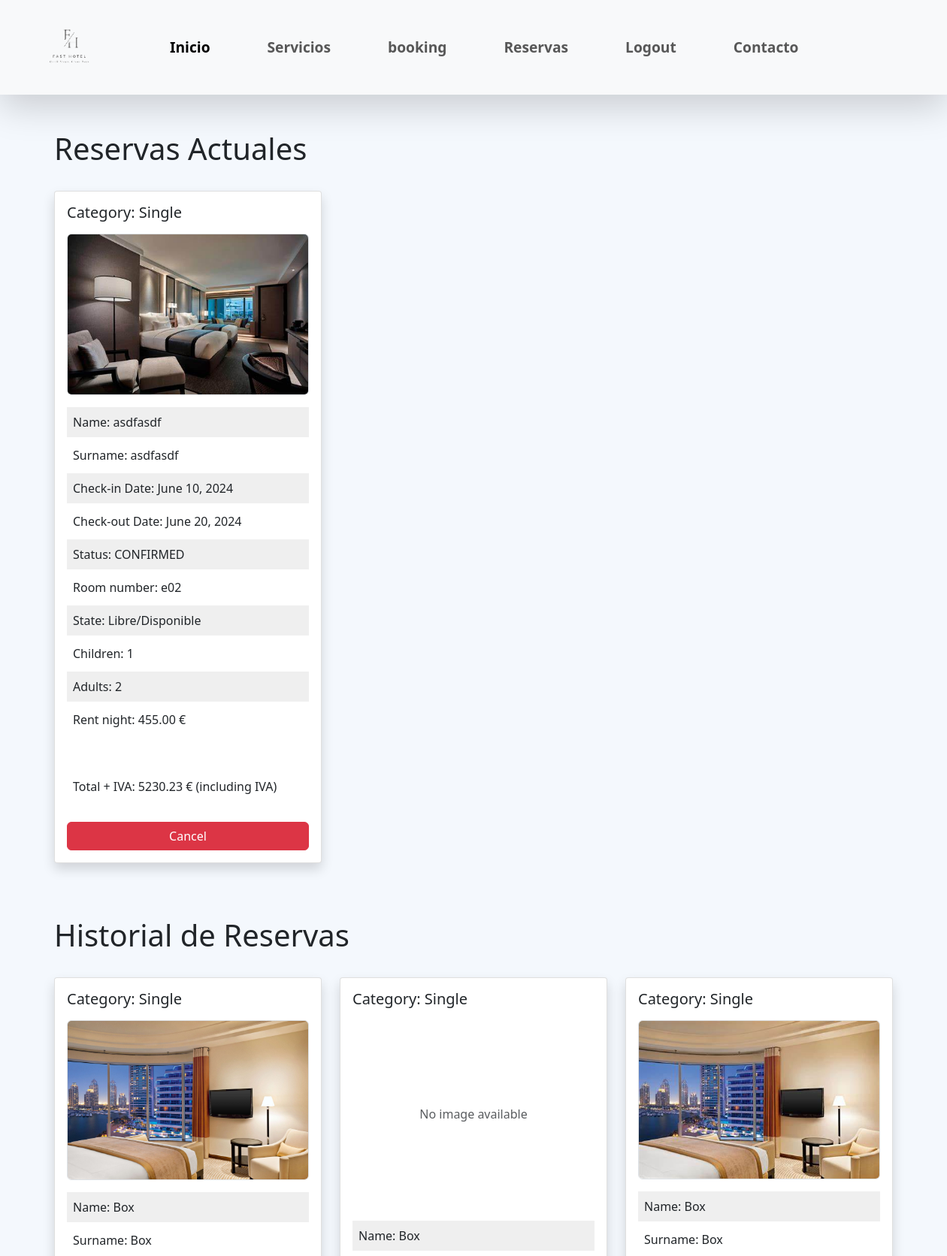
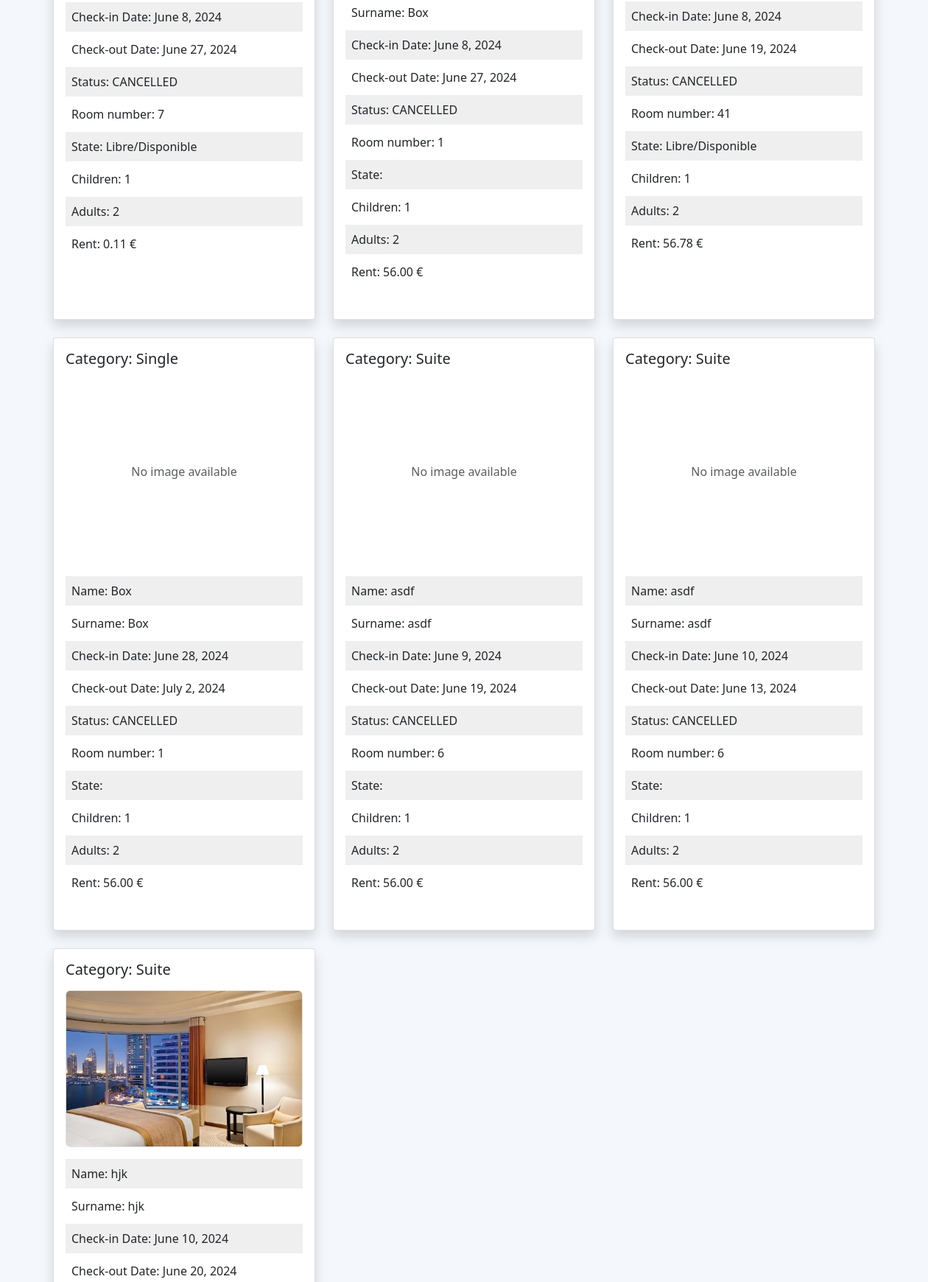
Screenshot of /index/reservaitons/ (signed in, upper part) with the database file from the repository (2 pictures, top to bottom).
### Hotel/models.py (models this page shows, shortened)
class Reservation(models.Model):
    RESERVATION_STATUS = [
        ('PENDING', 'Pending'),
        ('CONFIRMED', 'Confirmed'),
        ('CANCELLED', 'Cancelled'),
        ('COMPLETED', 'Completed')
    ]
    name = models.CharField(max_length=100, blank=True, null=True)
    surname = models.CharField(max_length=100, blank=True, null=True)
    adults = models.IntegerField(validators=[MaxValueValidator(3)])
    children = models.IntegerField(validators=[MaxValueValidator(3)])
    check_in_date = models.DateField()
    check_out_date = models.DateField()
    status = models.CharField(max_length=20, choices=RESERVATION_STATUS)
    guest = models.ForeignKey(CustomUser, related_name='reservations', on_delete=models.CASCADE, blank=True, null=True)
    hotel = models.ForeignKey('Hotel', related_name='reservations', on_delete=models.CASCADE)
    room = models.ForeignKey('Room', related_name='reservation', on_delete=models.CASCADE)
    payment_method = models.ForeignKey('Metodo_pago', related_name='reservation', on_delete=models.CASCADE)

class Room(models.Model):
    ROOM_CATEGORIES = [
        ('Single', 'Single'),
        ('Suite', 'Suite'),
        ('Double', 'Double'),
    ]
    ESTADO = [
        ("Ocupado", "Ocupado"),
        ("Libre/Disponible", "Libre/Disponible"),
        ("Reservado", "Reservado"),
        ("Sucio/En Limpieza", "Sucio/En Limpieza"),
        ("En Mantenimiento/Reparaciones", "En Mantenimiento/Reparaciones"),
        ("Bloqueado", "Bloqueado"),
        ("Fuera de Servicio", "Fuera de Servicio"),
        ("Inhabitable/No disponible", "Inhabitable/No disponible")
    ]
    ROOM_DESCRIPTIONS = {
        'Single': 'Single room with one bed and a private bathroom',
        'Double': 'Double room with two beds and a private bathroom',
        'Suite': 'Suite with two rooms, an interconnecting door, and a private bathroom',
    }
    room_number = models.CharField(max_length=3)
    image = models.ImageField(upload_to='room_images/', blank=True, null=True)
    category = models.CharField(max_length=50, choices=ROOM_CATEGORIES)
    state = models.CharField(max_length=50, choices=ESTADO)
    rent = models.DecimalField(max_digits=10, decimal_places=2)
    adults = models.IntegerField(validators=[MaxValueValidator(3)])
    children = models.IntegerField(validators=[MaxValueValidator(3)])
    occupied = models.BooleanField(default=False)
    discapacity = models.BooleanField(default=False)
    wifi = models.BooleanField(default=False)
    television = models.BooleanField(default=False)
    phone = models.BooleanField(default=False)
    description = models.TextField(blank=True, default="")
    hotel = models.ForeignKey(Hotel, related_name='rooms', on_delete=models.CASCADE)
    num_toilets = models.IntegerField(default=0)
    num_beds = models.IntegerField(default=0)

### Hotel/views.py (the view)
# urls.py: path("reservaitons/", reservas, name="reservations"),
def reservas(request):
    try:
        if request.method == 'POST':
            room_id = request.POST.get('room_id')
            room = get_object_or_404(Room, pk=room_id)
            custom_data = {
                'name': request.POST.get('nombre'),
                'surname': request.POST.get('apellido'),
                'adults': request.POST.get('adults'),
                'children': request.POST.get('children'),
                'check_in_date': request.POST.get('check_in_date'),
                'check_out_date': request.POST.get('check_out_date'),
                'room': room,
                'hotel': room.hotel,
                'payment_method': request.POST.get('payment_method'),
            }
            form = ReservationForm(custom_data)
            if form.is_valid():
                check_in_date = form.cleaned_data['check_in_date']
                check_out_date = form.cleaned_data['check_out_date']
                name = form.cleaned_data['name']
                surname = form.cleaned_data['surname']
                if room.occupied:
                    messages.error(request, 'Room is already occupied.')
                    return redirect('index')
                if isinstance(request.user, AnonymousUser) or not request.user.is_authenticated:
                    return redirect('login')
                reservation = form.save(commit=False)
                reservation.guest = request.user
                reservation.name = name
                reservation.name = surname
                reservation.hotel = room.hotel
                reservation.room = room
                reservation.check_in_date = check_in_date
                reservation.check_out_date = check_out_date
                reservation.status = 'CONFIRMED'
                reservation.save()
                room.occupied = True
                room.save()
                logger.info(f"Reservation made for room {room.room_number}. Room is now occupied.")
                return redirect('reservations')
            else:
                print(form.errors)
        else:
            form = ReservationForm()
        current_reservations = Reservation.objects.filter(guest=request.user, status__in=['PENDING', 'CONFIRMED'])
        reservation_history = Reservation.objects.filter(guest=request.user, status__in=['CANCELLED', 'COMPLETED'])
        return render(request, 'hotel/reservas.html', {'current_reservations': current_reservations, 'reservation_history': reservation_history})
    except PermissionDenied:
        return redirect('login')

### Hotel/templates/hotel/reservas.html (shortened to what this page needs)
{% extends 'base.html' %}
{% load static %}
{% load humanize %}
{% block css %}
<link rel="stylesheet" type="text/css" href="{% static 'css/nav.css' %}">
{% endblock %}
{% block content %}
<div class="container my-5">
    <div class="row">
        <div class="col mb-4">
            <h1>Reservas Actuales</h1>
        </div>
    </div>
    <div class="row">
        {% if current_reservations %}
        {% for reservation in current_reservations %}
        <form action="{% url 'cancel_reservation' reservation.pk %}" method="post" class="col-md-4 mb-4">
            <div class="card h-100">
                <div class="card-body d-flex flex-column">
                    <h5 class="card-title mb-3">Category: {{ reservation.room.category }}</h5>
                    {% if reservation.room.image %}
                    <img src="{{ reservation.room.image.url }}" class="card-img-top border rounded-2 mb-3 w-100" alt="Room Image">
                    {% else %}
                    <div class="text-center text-muted mt-3 mb-3 d-flex justify-content-center align-items-center" style="min-width: 235px; min-height: 235px; max-height: 200px;">
                        <p class="text-muted mb-3">No image available</p>
                    </div>
                    {% endif %}
                    <p class="card-text mb-1 p-2" style="background-color: rgb(239, 239, 239);">Name: {{ reservation.name }}</p>
                    <p class="card-text mb-1 p-2">Surname: {{ reservation.surname }}</p>
                    <p class="card-text mb-1 p-2" style="background-color: rgb(239, 239, 239);" id="check_in_date_{{ forloop.counter }}">Check-in Date: {{ reservation.check_in_date }}</p>
                    <p class="card-text mb-1 p-2" id="check_out_date_{{ forloop.counter }}">Check-out Date: {{ reservation.check_out_date }}</p>
                    <p class="card-text mb-1 p-2" style="background-color: rgb(239, 239, 239);">Status: {{ reservation.status }}</p>
                    <p class="card-text mb-1 p-2">Room number: {{ reservation.room.room_number }}</p>
                    <p class="card-text mb-1 p-2" style="background-color: rgb(239, 239, 239);">State: {{ reservation.room.state }}</p>
                    <p class="card-text mb-1 p-2">Children: {{ reservation.room.children }}</p>
                    <p class="card-text mb-1 p-2" style="background-color: rgb(239, 239, 239);">Adults: {{ reservation.room.adults }}</p>
                    <p class="card-text mb-1 p-2">Rent night: {{ reservation.room.rent|floatformat:2 }} €</p><br>
                    <p class="card-text mb-1 p-2" id="rent_{{ forloop.counter }}" style="display: none;">{{ reservation.room.rent|floatformat:2 }}</p><br>
                    <h6 class="card-text mb-1 p-2" id="total_{{ forloop.counter }}">Total + IVA: </h6><br>
                    <button type="submit" class="btn btn-danger mt-auto">Cancel</button>
                </div>
            </div>
        </form>
        {% endfor %}
        {% else %}
        <div class="col p-5 m-5">
            <p>No current reservations.</p>
        </div>
        {% endif %}
    </div>
</div>
<div class="container my-5">
    <div class="row">
        <div class="col mb-4">
            <h1>Historial de Reservas</h1>
        </div>
    </div>
    <div class="row">
        {% if reservation_history %}
        {% for reservation in reservation_history %}
        <div class="col-md-4 mb-4">
            <div class="card h-100">
                <div class="card-body d-flex flex-column">
                    <h5 class="card-title mb-3">Category: {{ reservation.room.category }}</h5>
                    {% if reservation.room.image %}
                    <img src="{{ reservation.room.image.url }}" class="card-img-top border rounded-2 mb-3 w-100" alt="Room Image">
                    {% else %}
                    <div class="text-center text-muted mt-3 mb-3 d-flex justify-content-center align-items-center" style="min-width: 235px; min-height: 235px; max-height: 200px;">
                        <p class="text-muted mb-3">No image available</p>
                    </div>
                    {% endif %}
                    <p class="card-text mb-1 p-2" style="background-color: rgb(239, 239, 239);">Name: {{ reservation.name }}</p>
                    <p class="card-text mb-1 p-2">Surname: {{ reservation.surname }}</p>
                    <p class="card-text mb-1 p-2" style="background-color: rgb(239, 239, 239);">Check-in Date: {{ reservation.check_in_date }}</p>
                    <p class="card-text mb-1 p-2">Check-out Date: {{ reservation.check_out_date }}</p>
                    <p class="card-text mb-1 p-2" style="background-color: rgb(239, 239, 239);">Status: {{ reservation.status }}</p>
                    <p class="card-text mb-1 p-2">Room number: {{ reservation.room.room_number }}</p>
                    <p class="card-text mb-1 p-2" style="background-color: rgb(239, 239, 239);">State: {{ reservation.room.state }}</p>
                    <p class="card-text mb-1 p-2">Children: {{ reservation.room.children }}</p>
                    <p class="card-text mb-1 p-2" style="background-color: rgb(239, 239, 239);">Adults: {{ reservation.room.adults }}</p>
                    <p class="card-text mb-1 p-2">Rent: {{ reservation.room.rent|floatformat:2 }} €</p><br>
                </div>
            </div>
        </div>
        {% endfor %}
        {% else %}
        <div class="col p-5 m-5">
            <p>No reservation history.</p>
        </div>
        {% endif %}
    </div>
</div>
{% endblock %}

### Hotel/templates/hotel/reservas.html (style rules this page uses)
.card { border: 1px solid rgba(0, 0, 0, 0.125); border-radius: 0.25rem; box-shadow: 0 0.5rem 1rem rgba(0, 0, 0, 0.15); }
body { background-color: rgb(244, 248, 253); }

### rows the page displays
Reservation: room.category "Single", room.image (picture), name "asdfasdf", surname "asdfasdf", check_in_date "June 10, 2024", check_out_date "June 20, 2024", status "CONFIRMED", room.room_number "e02", room.state "Libre/Disponible", room.children "1", room.adults "2", room.rent "455.00"
Reservation: room.category "Single", room.image (picture), name "Box", surname "Box", check_in_date "June 8, 2024", check_out_date "June 27, 2024", status "CANCELLED", room.room_number "7", room.state "Libre/Disponible", room.children "1", room.adults "2", room.rent "0.11"
Reservation: room.category "Single", shows "No image available", name "Box", surname "Box", check_in_date "June 8, 2024", check_out_date "June 27, 2024", status "CANCELLED", room.room_number "1", room.children "1", room.adults "2", room.rent "56.00"
Reservation: room.category "Single", room.image (picture), name "Box", surname "Box", check_in_date "June 8, 2024", check_out_date "June 19, 2024", status "CANCELLED", room.room_number "41", room.state "Libre/Disponible", room.children "1", room.adults "2", room.rent "56.78"
Reservation: room.category "Single", shows "No image available", name "Box", surname "Box", check_in_date "June 28, 2024", check_out_date "July 2, 2024", status "CANCELLED", room.room_number "1", room.children "1", room.adults "2", room.rent "56.00"
Reservation: room.category "Suite", shows "No image available", name "asdf", surname "asdf", check_in_date "June 9, 2024", check_out_date "June 19, 2024", status "CANCELLED", room.room_number "6", room.children "1", room.adults "2", room.rent "56.00"
Reservation: room.category "Suite", shows "No image available", name "asdf", surname "asdf", check_in_date "June 10, 2024", check_out_date "June 13, 2024", status "CANCELLED", room.room_number "6", room.children "1", room.adults "2", room.rent "56.00"
Reservation: room.category "Suite", room.image (picture), name "hjk", surname "hjk", check_in_date "June 10, 2024", check_out_date "June 20, 2024"
